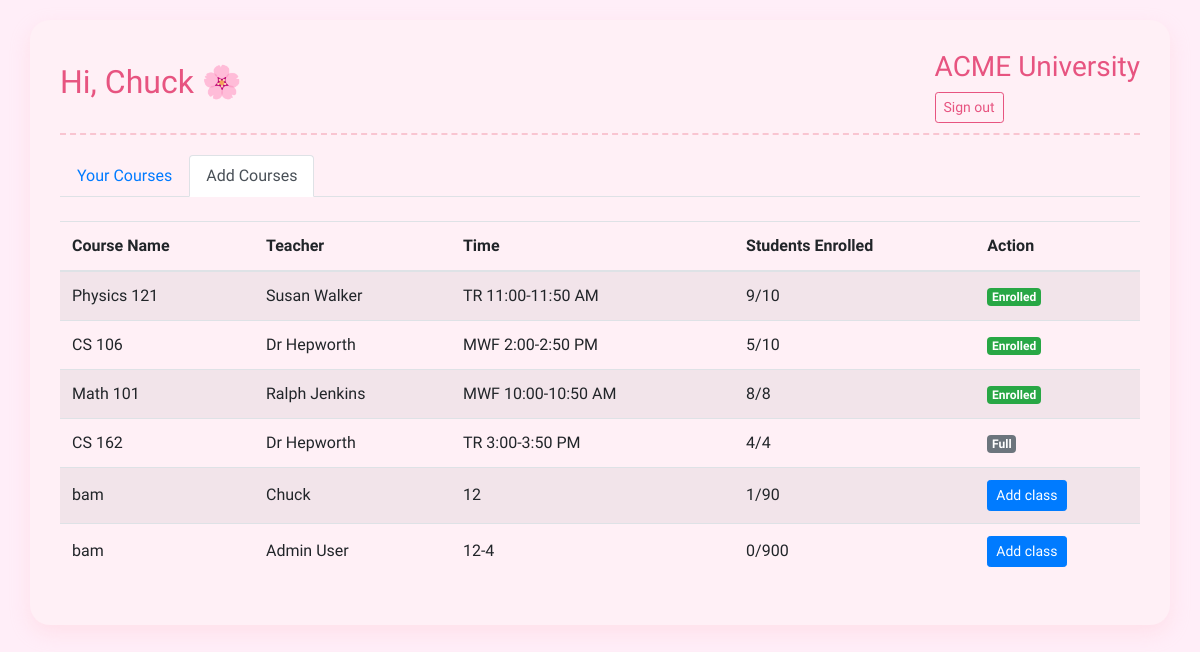
The page /student/courses (signed in) on the database its author committed.
### models.py (models this page shows, shortened)
class User(db.Model, UserMixin):
    id = db.Column(db.Integer, primary_key=True)
    username = db.Column(db.String(80), unique=True, nullable=False)
    password = db.Column(db.String(120), nullable=False)
    role = db.Column(db.String(20), nullable=False)
    name = db.Column(db.String(100), nullable=True)

class Course(db.Model):
    id = db.Column(db.Integer, primary_key=True)
    name = db.Column(db.String(100), nullable=False)
    teacher_id = db.Column(db.Integer, db.ForeignKey('user.id'), nullable=False)
    teacher = db.relationship('User', backref=db.backref('courses', lazy=True))
    time = db.Column(db.String(50), nullable=False)
    capacity = db.Column(db.Integer, nullable=False)

### student_routes.py (the view)
@student_bp.route('/courses')
@login_required
def all_courses():
    if current_user.role != 'student':
        return redirect(url_for('auth.login'))
    courses = Course.query.all()
    enrollments = Enrollment.query.filter_by(student_id=current_user.id).all()
    enrolled_course_ids = [enrollment.course_id for enrollment in enrollments]
    for course in courses:
        course.enrolled = Enrollment.query.filter_by(course_id=course.id).count()
    return render_template('all_courses.html',
                          user=current_user,
                          courses=courses,
                          enrolled_course_ids=enrolled_course_ids)

### app.py (called while the page is built)
@login_manager.user_loader
def load_user(user_id):
    return User.query.get(int(user_id))

### templates/all_courses.html
{% extends "layout.html" %}
{% block content %}
<ul class="nav nav-tabs">
    <li class="nav-item">
        <a class="nav-link" href="{{ url_for('student_bp.dashboard') }}">Your Courses</a>
    </li>
    <li class="nav-item">
        <a class="nav-link active" href="{{ url_for('student_bp.all_courses') }}">Add Courses</a>
    </li>
</ul>
<div class="mt-4">
    <table class="table table-striped">
        <thead>
            <tr>
                <th>Course Name</th>
                <th>Teacher</th>
                <th>Time</th>
                <th>Students Enrolled</th>
                <th>Action</th>
            </tr>
        </thead>
        <tbody>
            {% for course in courses %}
            <tr>
                <td>{{ course.name }}</td>
                <td>{{ course.teacher.name }}</td>
                <td>{{ course.time }}</td>
                <td>{{ course.enrolled }}/{{ course.capacity }}</td>
                <td>
                    {% if course.id in enrolled_course_ids %}
                        <span class="badge badge-success">Enrolled</span>
                    {% elif course.enrolled >= course.capacity %}
                        <span class="badge badge-secondary">Full</span>
                    {% else %}
                        <a href="{{ url_for('student_bp.enroll_course', course_id=course.id) }}" class="btn btn-sm btn-primary">Add class</a>
                    {% endif %}
                </td>
            </tr>
            {% endfor %}
        </tbody>
    </table>
</div>
{% endblock %}

### templates/layout.html (shortened to what this page needs)
<!DOCTYPE html>
<html lang="en">
<head>
    <link rel="stylesheet" href="https://stackpath.bootstrapcdn.com/bootstrap/4.5.2/css/bootstrap.min.css">
</head>
<body>
    <div class="container">
        {% if current_user.is_authenticated %}
        <div class="header">
            <h2>Hi, {{ current_user.name }} 🌸</h2>
            <div>
                <h3>ACME University</h3>
                <a href="{{ url_for('auth.logout') }}" class="btn btn-sm btn-outline-secondary">Sign out</a>
            </div>
        </div>
        {% endif %}
        {% block content %}{% endblock %}
    </div>
</body>
</html>

### templates/layout.html (style rules this page uses)
body { padding-top: 20px; background: #ffeef8; font-family: 'Quicksand', sans-serif; color: #4b2e2e; }
.container { background: #fff0f6; border-radius: 20px; padding: 30px; box-shadow: 0 8px 20px rgba(255, 192, 203, 0.3); }
.header { display: flex; justify-content: space-between; align-items: center; margin-bottom: 20px; padding-bottom: 10px; border-bottom: 2px dashed #f9c5d1; }
h2, h3 { color: #e75480; }
.btn-outline-secondary { color: #e75480; border-color: #e75480; }
.table th, .table td { vertical-align: middle; }

### rows shown on the page
User: name "Chuck"
Course: name "Physics 121", teacher.name "Susan Walker", time "TR 11:00-11:50 AM", enrolled "9", capacity "10", shows "Enrolled"
Course: name "CS 106", teacher.name "Dr Hepworth", time "MWF 2:00-2:50 PM", enrolled "5", capacity "10", shows "Enrolled"
Course: name "Math 101", teacher.name "Ralph Jenkins", time "MWF 10:00-10:50 AM", enrolled "8", capacity "8", shows "Enrolled"
Course: name "CS 162", teacher.name "Dr Hepworth", time "TR 3:00-3:50 PM", enrolled "4", capacity "4", shows "Full"
Course: name "bam", teacher.name "Chuck", time "12", enrolled "1", capacity "90"
Course: name "bam", teacher.name "Admin User", time "12-4", enrolled "0", capacity "900"
